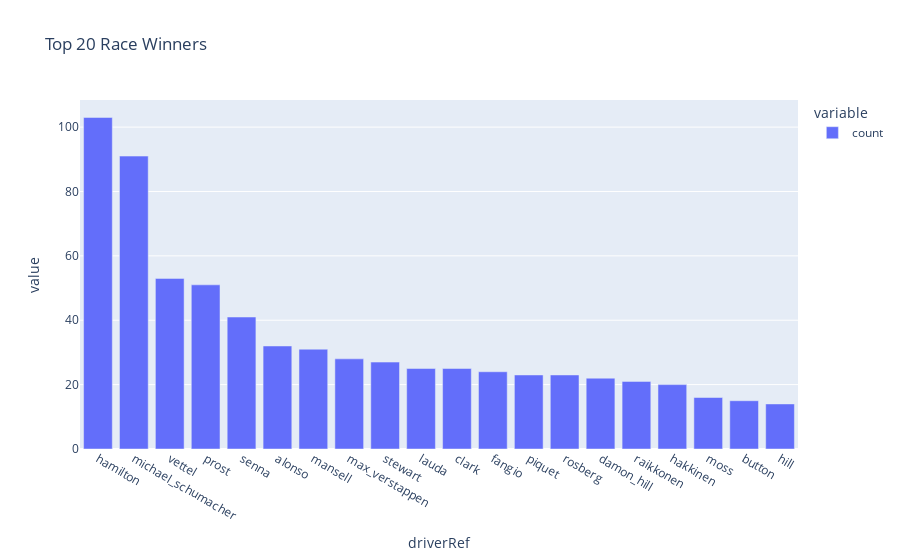

The code cell stored with this chart in its notebook:
### Markdown cell above
Since Lewis Hamilton is the current biggest winner in F1 I decided to get some of the highlight of him and some data regards Ciscuits / Performances

### Code cell
px.bar(df_eda.query('position == "1"')
       .groupby(["driverRef"])["RacerName"].agg({'count'})
       .sort_values('count', ascending=False).head(20), title='Top 20 Race Winners'
       )

### Figure 1 — Plotly figure (JSON) as saved in the notebook; plotly's stock layout.template omitted (floating-point values rounded to 4 significant figures)
{"data": [{"alignmentgroup": "True", "hovertemplate": "variable=count<br>driverRef=%{x}<br>value=%{y}<extra></extra>", "legendgroup": "count", "marker": {"color": "#636efa", "pattern": {"shape": ""}}, "name": "count", "offsetgroup": "count", "orientation": "v", "showlegend": true, "textposition": "auto", "type": "bar", "x": ["hamilton", "michael_schumacher", "vettel", "prost", "senna", "alonso", "mansell", "max_verstappen", "stewart", "lauda", "clark", "fangio", "piquet", "rosberg", "damon_hill", "raikkonen", "hakkinen", "moss", "button", "hill"], "xaxis": "x", "y": [103, 91, 53, 51, 41, 32, 31, 28, 27, 25, 25, 24, 23, 23, 22, 21, 20, 16, 15, 14], "yaxis": "y"}], "layout": {"barmode": "relative", "legend": {"title": {"text": "variable"}, "tracegroupgap": 0}, "title": {"text": "Top 20 Race Winners"}, "xaxis": {"anchor": "y", "domain": [0, 1], "title": {"text": "driverRef"}}, "yaxis": {"anchor": "x", "domain": [0, 1], "title": {"text": "value"}}}}
